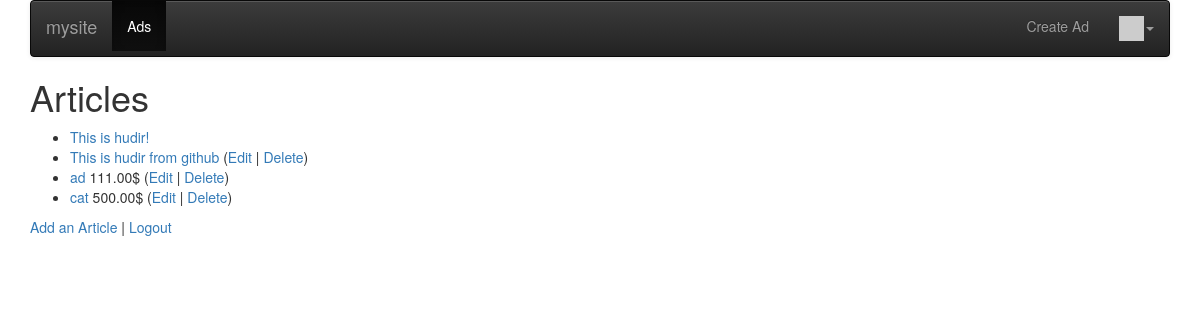
/ads/ (signed in), run on an earlier commit of the app's database.
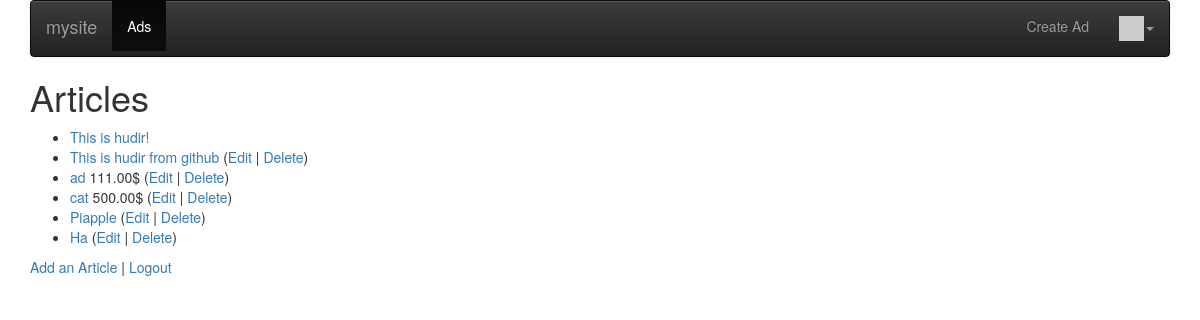
And on a later commit of the database.
### ads/models.py (models this page shows, shortened)
class Ad(models.Model) :
    title = models.CharField(
            max_length=200,
            validators=[MinLengthValidator(2, "Title must be greater than 2 characters")]
    )
    price = models.DecimalField(max_digits=7, decimal_places=2, null=True)
    text = models.TextField()
    owner = models.ForeignKey(settings.AUTH_USER_MODEL, on_delete=models.CASCADE)
    created_at = models.DateTimeField(auto_now_add=True)
    updated_at = models.DateTimeField(auto_now=True)
    picture = models.BinaryField(null=True, editable=True)
    content_type = models.CharField(max_length=256, null=True, help_text='The MIMEType of the file')

### ads/views.py (the view)
# urls.py: path('', views.AdListView.as_view(), name='all'),
class AdListView(OwnerListView):
    model = Ad

### home/context_processors.py (called while the page is built)
def settings(request):
    return {
        'settings': django_settings,
    }

### home/templatetags/app_tags.py (called while the page is built)
@register.filter(name='gravatar')
def gravatar(user, size=35):
    email = str(user.email.strip().lower()).encode('utf-8')
    email_hash = md5(email).hexdigest()
    url = "//www.gravatar.com/avatar/{0}?s={1}&d=identicon&r=PG"
    return url.format(email_hash, size)

### ads/templates/ads/ad_list.html
{% extends "base_menu.html" %}
{% block content %}
<h1>Articles</h1>
<p>
{% if ad_list %}
<ul>
  {% for ad in ad_list %}
    <li>
        <a href="{% url 'ads:ads_detail'  ad.id %}">{{ ad.title }}</a>
        {% if ad.price %}
        <span>{{ ad.price }}$</span>
        {% endif %}
        {% if ad.owner == user %}
        (<a href="{% url 'ads:ads_update' ad.id %}">Edit</a> |
        <a href="{% url 'ads:ads_delete' ad.id %}">Delete</a>)
        {% endif %}
    </li>
  {% endfor %}
</ul>
{% else %}
  <p>There are no ads in the database.</p>
{% endif %}
</p>
<p>
<a href="{% url 'ads:ads_create' %}">Add an Article</a> |
{% if user.is_authenticated %}
<a href="{% url 'logout' %}?next={% url 'ads:all' %}">Logout</a>
{% else %}
<a href="{% url 'login' %}?next={% url 'ads:all' %}">Login</a>
{% endif %}
</p>
{% endblock %}

### home/templates/base_menu.html (shortened to what this page needs)
{% extends "base_bootstrap.html" %}
{% block navbar %}
{% load app_tags %}
<nav class="navbar navbar-default navbar-inverse">
  <div class="container-fluid">
    <div class="navbar-header">
        <a class="navbar-brand" href="/">{{ settings.APP_NAME }}</a>
    </div>
    <ul class="nav navbar-nav">
      {% url 'ads:all' as ads %}
      <li {% if request.get_full_path == ads %}class="active"{% endif %}>
          <a href="{% url 'ads:all' %}">Ads</a></li>
    </ul>
    <ul class="nav navbar-nav navbar-right">
        {% if user.is_authenticated %}
        {% url 'ads:ads_create' as act %}
        <li {% if request.get_full_path == act %}class="active"{% endif %}>
        <a href="{% url 'ads:ads_create' %}">Create Ad</a>
        </li>
        <li class="dropdown">
            <a href="#" data-toggle="dropdown" class="dropdown-toggle">
                <img style="width: 25px;" src="{{ user|gravatar:60 }}"/><b class="caret"></b>
            </a>
        </li>
        {% else %}
        <li>
        <a href="{% url 'login' %}?next={% url 'ads:all' %}">Login</a>
        </li>
        {% endif %}
    </ul>
  </div>
</nav>
{% endblock %}

### home/templates/base_bootstrap.html (shortened to what this page needs)
<!DOCTYPE html>
<html>
<head>
<link rel="stylesheet"
    href="https://maxcdn.bootstrapcdn.com/bootstrap/3.4.1/css/bootstrap.min.css"
>
<link rel="stylesheet"
    href="https://maxcdn.bootstrapcdn.com/bootstrap/3.4.1/css/bootstrap-theme.min.css"
>
<link rel="stylesheet"
    href="https://code.jquery.com/ui/1.12.1/themes/ui-lightness/jquery-ui.css"
>
<link rel="stylesheet" href="https://use.fontawesome.com/releases/v5.8.1/css/all.css">
<link rel="stylesheet" href="https://use.fontawesome.com/releases/v5.8.1/css/v4-shims.css">
</head>
<body>
<div class="container">
{% block navbar %} {% endblock %}
{% block content %}
{% endblock %}
</div>
</body>
</html>

What changed in the data, as far as the page shows it:
added Ad: title "Piapple", shows "Edit"
added Ad: title "Ha", shows "Edit"
